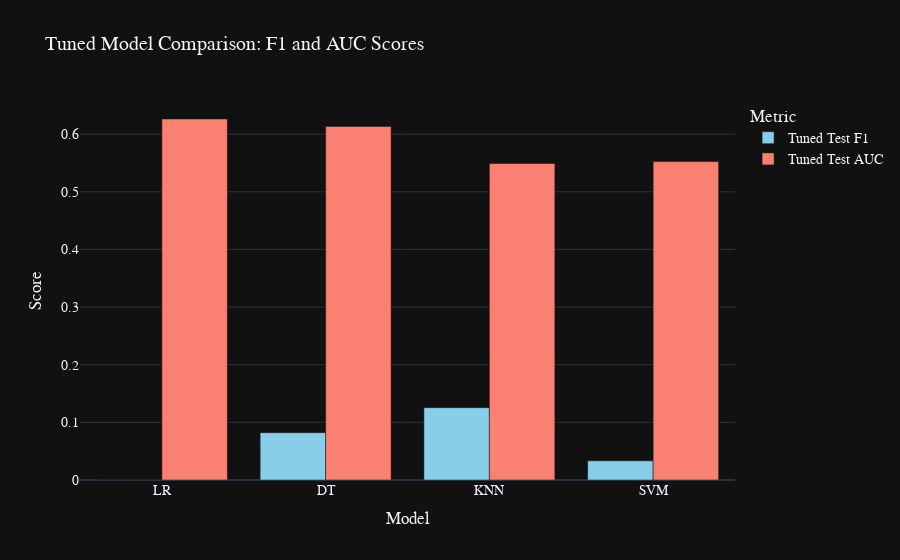

Source (notebook cell):
### Code cell
import pandas as pd
import plotly.express as px

# Create DataFrame from your table data
data = {
    'Model': ['LR', 'DT', 'KNN', 'SVM'],
    'Best Params': [
        "{'model_C': 0.1}",
        "{'model_max_depth': 10, 'model_min_samples_split': ...}",
        "{'model_n_neighbors': 3}",
        "{'model_C': 10, 'model_kernel': 'rbf'}"
    ],
    'Tuned Test F1': [0.000000, 0.082171, 0.125490, 0.033278],
    'Tuned Test AUC': [0.626361, 0.613527, 0.549172, 0.552497]
}

df = pd.DataFrame(data)

# Melt for grouped bar plot (F1 and AUC side-by-side)
df_melted = df.melt(id_vars=['Model', 'Best Params'], value_vars=['Tuned Test F1', 'Tuned Test AUC'], 
                    var_name='Metric', value_name='Score')

# Interactive grouped bar plot with Plotly
fig = px.bar(df_melted, x='Model', y='Score', color='Metric', barmode='group',
             hover_data=['Best Params'],  # Show params on hover
             title='Tuned Model Comparison: F1 and AUC Scores',
             labels={'Score': 'Performance Score'},
             color_discrete_map={'Tuned Test F1': 'skyblue', 'Tuned Test AUC': 'salmon'})

# Customize for beauty
fig.update_layout(
    xaxis_title='Model',
    yaxis_title='Score',
    template='plotly_dark',  
    hovermode='x unified',  
    bargap=0.2,  # Gap between bars
    font=dict(family="Arial", size=14),
    title_font_size=20
)

# Make interactive (zoom, pan, etc. built-in)
fig.show()
plt.savefig('image/Tuned_Model_barchart.png')

### Figure 1 — Plotly figure (JSON) as saved in the notebook; plotly's stock layout.template omitted (floating-point values rounded to 4 significant figures)
{"data": [{"alignmentgroup": "True", "customdata": [["{'model_C': 0.1}"], ["{'model_max_depth': 10, 'model_min_samples_split': ...}"], ["{'model_n_neighbors': 3}"], ["{'model_C': 10, 'model_kernel': 'rbf'}"]], "hovertemplate": "Metric=Tuned Test F1<br>Model=%{x}<br>Performance Score=%{y}<br>Best Params=%{customdata[0]}<extra></extra>", "legendgroup": "Tuned Test F1", "marker": {"color": "skyblue", "pattern": {"shape": ""}}, "name": "Tuned Test F1", "offsetgroup": "Tuned Test F1", "orientation": "v", "showlegend": true, "textposition": "auto", "type": "bar", "x": ["LR", "DT", "KNN", "SVM"], "xaxis": "x", "y": [0, 0.08217, 0.1255, 0.03328], "yaxis": "y"}, {"alignmentgroup": "True", "customdata": [["{'model_C': 0.1}"], ["{'model_max_depth': 10, 'model_min_samples_split': ...}"], ["{'model_n_neighbors': 3}"], ["{'model_C': 10, 'model_kernel': 'rbf'}"]], "hovertemplate": "Metric=Tuned Test AUC<br>Model=%{x}<br>Performance Score=%{y}<br>Best Params=%{customdata[0]}<extra></extra>", "legendgroup": "Tuned Test AUC", "marker": {"color": "salmon", "pattern": {"shape": ""}}, "name": "Tuned Test AUC", "offsetgroup": "Tuned Test AUC", "orientation": "v", "showlegend": true, "textposition": "auto", "type": "bar", "x": ["LR", "DT", "KNN", "SVM"], "xaxis": "x", "y": [0.6264, 0.6135, 0.5492, 0.5525], "yaxis": "y"}], "layout": {"bargap": 0.2, "barmode": "group", "font": {"family": "Arial", "size": 14}, "hovermode": "x unified", "legend": {"title": {"text": "Metric"}, "tracegroupgap": 0}, "title": {"font": {"size": 20}, "text": "Tuned Model Comparison: F1 and AUC Scores"}, "xaxis": {"anchor": "y", "domain": [0, 1], "title": {"text": "Model"}}, "yaxis": {"anchor": "x", "domain": [0, 1], "title": {"text": "Score"}}}}
